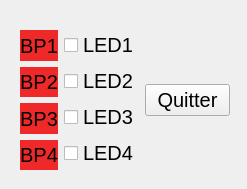
<?xml version="1.0" encoding="UTF-8"?>
<ui version="4.0">
 <class>WidgetUSB202</class>
 <widget class="QWidget" name="WidgetUSB202">
  <property name="geometry">
   <rect>
    <x>0</x>
    <y>0</y>
    <width>247</width>
    <height>189</height>
   </rect>
  </property>
  <property name="font">
   <font>
    <pointsize>15</pointsize>
   </font>
  </property>
  <property name="windowTitle">
   <string>WidgetUSB202</string>
  </property>
  <widget class="QWidget" name="">
   <property name="geometry">
    <rect>
     <x>20</x>
     <y>30</y>
     <width>210</width>
     <height>140</height>
    </rect>
   </property>
   <layout class="QHBoxLayout" name="horizontalLayout_2">
    <item>
     <layout class="QHBoxLayout" name="horizontalLayout">
      <item>
       <layout class="QVBoxLayout" name="verticalLayout_2">
        <item>
         <widget class="QLabel" name="label_BP1">
          <property name="font">
           <font>
            <pointsize>15</pointsize>
           </font>
          </property>
          <property name="styleSheet">
           <string notr="true">background-color: rgb(239, 41, 41);</string>
          </property>
          <property name="text">
           <string>BP1</string>
          </property>
          <property name="alignment">
           <set>Qt::AlignCenter</set>
          </property>
         </widget>
        </item>
        <item>
         <widget class="QLabel" name="label_BP2">
          <property name="font">
           <font>
            <pointsize>15</pointsize>
           </font>
          </property>
          <property name="styleSheet">
           <string notr="true">background-color: rgb(239, 41, 41);</string>
          </property>
          <property name="text">
           <string>BP2</string>
          </property>
          <property name="alignment">
           <set>Qt::AlignCenter</set>
          </property>
         </widget>
        </item>
        <item>
         <widget class="QLabel" name="label_BP3">
          <property name="font">
           <font>
            <pointsize>15</pointsize>
           </font>
          </property>
          <property name="styleSheet">
           <string notr="true">background-color: rgb(239, 41, 41);</string>
          </property>
          <property name="text">
           <string>BP3</string>
          </property>
          <property name="alignment">
           <set>Qt::AlignCenter</set>
          </property>
         </widget>
        </item>
        <item>
         <widget class="QLabel" name="label_BP4">
          <property name="font">
           <font>
            <pointsize>15</pointsize>
           </font>
          </property>
          <property name="styleSheet">
           <string notr="true">background-color: rgb(239, 41, 41);</string>
          </property>
          <property name="text">
           <string>BP4</string>
          </property>
          <property name="alignment">
           <set>Qt::AlignCenter</set>
          </property>
         </widget>
        </item>
       </layout>
      </item>
      <item>
       <layout class="QVBoxLayout" name="verticalLayout">
        <item>
         <widget class="QCheckBox" name="checkBox_LED1">
          <property name="text">
           <string>LED1</string>
          </property>
         </widget>
        </item>
        <item>
         <widget class="QCheckBox" name="checkBox_LED2">
          <property name="text">
           <string>LED2</string>
          </property>
         </widget>
        </item>
        <item>
         <widget class="QCheckBox" name="checkBox_LED3">
          <property name="text">
           <string>LED3</string>
          </property>
         </widget>
        </item>
        <item>
         <widget class="QCheckBox" name="checkBox_LED4">
          <property name="text">
           <string>LED4</string>
          </property>
         </widget>
        </item>
       </layout>
      </item>
     </layout>
    </item>
    <item>
     <widget class="QPushButton" name="pushButtonQuitter">
      <property name="text">
       <string>Quitter</string>
      </property>
     </widget>
    </item>
   </layout>
  </widget>
 </widget>
 <resources/>
 <connections>
  <connection>
   <sender>pushButtonQuitter</sender>
   <signal>clicked()</signal>
   <receiver>WidgetUSB202</receiver>
   <slot>close()</slot>
   <hints>
    <hint type="sourcelabel">
     <x>189</x>
     <y>103</y>
    </hint>
    <hint type="destinationlabel">
     <x>232</x>
     <y>166</y>
    </hint>
   </hints>
  </connection>
 </connections>
</ui>
